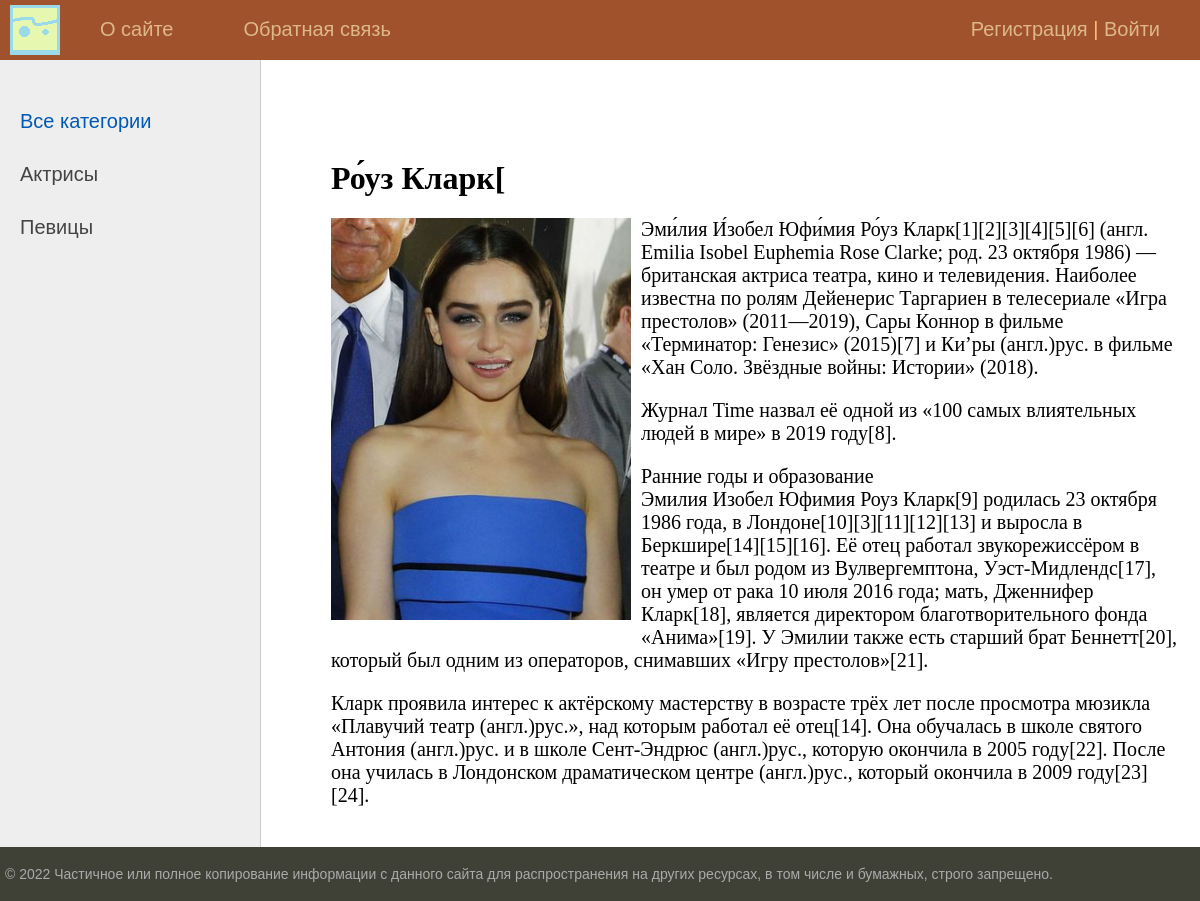
/post/rouz-klark/, run on the app's committed database.
### women/models.py (models this page shows, shortened)
class Category(models.Model):
    name = models.CharField(max_length=100, db_index=True, verbose_name='Категория')
    slug = models.SlugField(max_length=255, unique=True, db_index=True, verbose_name="URL")
    def get_absolute_url(self):
        return reverse('category', kwargs={'cat_slug': self.slug})
    class Meta:
        verbose_name = 'Категорию'
        verbose_name_plural = 'Категории'
        ordering = ['id']

class Women(models.Model):
    title = models.CharField(max_length=255, verbose_name='Заголовок')
    slug = models.SlugField(max_length=255, unique=True, db_index=True, verbose_name='URL')
    content = models.TextField(blank=True, verbose_name='Текст статьи')
    photo = models.FileField(upload_to="photos/%Y/%m/%d/", verbose_name='Фото')
    time_create = models.DateTimeField(auto_now_add=True, verbose_name='Время создания')
    time_update = models.DateTimeField(auto_now=True, verbose_name='Время изменения')
    is_published = models.BooleanField(default=True, verbose_name='Публикация')
    cat = models.ForeignKey('Category', on_delete=models.PROTECT, null = True, verbose_name='Категории')
    def __str__(self):
        return self.title
    class Meta:
        verbose_name = 'Женщину'
        verbose_name_plural = 'Женщины'
        ordering = ['-time_create', 'title']

### women/views.py (the view)
# urls.py: path('post/<slug:post_slug>/', ShowPost.as_view(), name='post'),
class ShowPost(DataMixin, DetailView):
    model = Women
    template_name = 'women/post.html'
    slug_url_kwarg = 'post_slug'
    context_object_name = 'post'
    def get_context_data(self, *, object_list=None, **kwargs):
        context = super().get_context_data(**kwargs)
        c_def = self.get_user_context(title=context['post'])
        return dict(list(context.items()) + list(c_def.items()))

### women/utils.py (called while the page is built)
    def get_user_context(self, **kwargs):
        context = kwargs
        cats = Category.objects.annotate(Count('women'))
        user_menu = menu.copy()
        if not self.request.user.is_authenticated:
            user_menu.pop(1)
        context['menu'] = user_menu
        context['cats'] = cats
        if 'cat_selected' not in context:
            context['cat_selected'] = 0
        return context

### women/templates/women/post.html
{% extends 'women/base.html' %}
{% block content %}
<h1>{{post.title}}</h1>
{% if post.photo %}
<p><img class='img-article-left', src='{{post.photo.url}}'></p>
{% endif %}
{{post.content|linebreaks}}
{% endblock %}

### women/templates/women/base.html (shortened to what this page needs)
{% load static %}
{% load women_tags %}
<!DOCTYPE html>
<html>
<head>
	<link type="text/css" href="{% static 'women/css/styles1.css' %}" rel="stylesheet" />
</head>
<body>
<table class="table-page" border=0 cellpadding="0" cellspacing="0">
<tr><td valign=top>
{% block mainmenu %}
		<div class="header">
			<ul id="mainmenu" class="mainmenu">
			<li class="logo"><a href="{% url 'home' %}"><div class="logo"></div></a></li>
{% for m in menu %}
			<li><a href="{% url m.url_name %}">{{m.title}}</a></li>
{% endfor %}
			{% if request.user.is_authenticated %}
			<li class = 'last'> {{user.username}} | <a href="{% url 'logout' %}">Выйти</a></li>
			{% else %}
			<li class = 'last'><a href="{% url 'register' %}">Регистрация</a> | <a href="{% url 'login' %}">Войти</a></li>
			{% endif %}
		    </ul>
		</div>
{% endblock mainmenu %}
<table class="table-content" border=0 cellpadding="0" cellspacing="0">
<tr>
	<td valign="top" class="left-chapters">
	<ul id="leftchapters">
{% if cat_selected == 0 %}
		<li class="selected">Все категории</li>
{% else %}
		<li><a href="{% url 'home' %}">Все категории </a></li>
{% endif %}
{% for c in cats %}
{% if c.women__count > 0 %}
	{% if c.pk == cat_selected %}
		<li class='selected'>{{c.name}}</li>
	{% else %}
		<li><a href="{{ c.get_absolute_url }}">{{c.name}}</a></li>
	{% endif %}
{% endif %}
{% endfor %}
	</ul>
</td>
<td valign="top" class="content">
	<div class="content-text">
{% block content %}
{% endblock %}
	</div>
</td></tr></table>
</td></tr>
<tr><td valign=top>
	<div id="footer">
		<p>&copy; 2022 Частичное или полное копирование информации с данного сайта для распространения на других ресурсах, в том числе и бумажных, строго запрещено.</p>
	</div>
</td></tr></table>
</body>
</html>

### women/static/women/css/styles1.css (style rules this page uses)
html, body { font-family: 'Arial'; margin: 0; padding: 0; height: 100%; width: 100%; color: #444; }
a { color: #0059b2; text-decoration: none; }
img { max-width: 600px; height: auto; }
img.img-article-left { max-width: 300px; height: auto; float: left; padding: 0 10px 10px 0; }
.table-page { width: 100%; height: 100%; vertical-align: top; }
.table-page tr { height: 100%; }
.header { background: #A0522D; height: 60px; }
.logo { background: url('../images/logo1.png') no-repeat 10px 5px; width: 70px; height: 60px; }
ul.mainmenu { list-style: none; margin: 0; padding: 0; height: 60px; color: #fdc073; font-size: 20px; overflow: hidden; }
ul.mainmenu li { float: left; margin: 18px 40px 0 30px; }
ul.mainmenu li.logo { margin: 0; }
ul.mainmenu li.last { float: right; }
ul.mainmenu li a { color: #DEB887; text-decoration: none; }
.table-content { width: 100%; min-height: 100%; height: 100%; }
.left-chapters { margin: 0; background: #eee; border-right: 1px solid #ccc; min-height: 100%; }
.left-chapters ul { width: 230px; min-height: 100%; margin: 0; padding: 20px 10px 10px 20px; list-style: none; font-size: 20px; }
.left-chapters ul li { margin: 30px 0 0 0; color: #999; }
.left-chapters ul li.selected { color: #0059b2; }
.left-chapters ul li a { color: #444; text-decoration: none; }
.content { padding: 40px 20px 20px 40px; width: 100%; box-sizing: border-box; }
.content-text { margin: 60px 0 0 30px; color: #000; font-size: 20px; font-family: Yandex Sans Display Light; }
.content-text h1 { font-size: 32px; }
#footer { box-sizing: border-box; background: #3F4137; padding: 5px; color: #aaa; font-size: 14px; font-family: Verdana, Geneva, Arial, Helvetica; text-align: left; overflow: hidden; }

### data on the page
Category: name "Актрисы"
Category: name "Певицы"
Women: title "Ро́уз Кларк[", photo (picture), content "Эми́лия И́зобел Юфи́мия Ро́уз Кларк[1][2][3][4][5][6] (англ. Emilia Isobel Euphemia Rose Clarke; род. 23 октября 1986) — британская актриса театра, кино и телевидения. Наиболее известна по ролям Дейенерис Таргариен в телесериале «Игра престолов» (2011—2019), Сары Коннор в фильме «Терминатор: Генезис» (2015)[7] и Ки’ры (англ.)рус. в фильме «Хан Соло. Звёздные войны: Истории» (2018). Журнал Time назвал её одной из «100 самых влиятельных людей в мире» в 2019 году[8]. Ранние годы и образование Эмилия Изобел Юфимия Роуз Кларк[9] родилась 23 октября 1986 года, в Лондоне[10][3][11][12][13] и выросла в Беркшире[14][15][16]. Её отец работал звукорежиссёром в театре и был родом из Вулвергемптона,…"

### other printed values
{{ m.title }} "O сайте" "Обратная связь"
